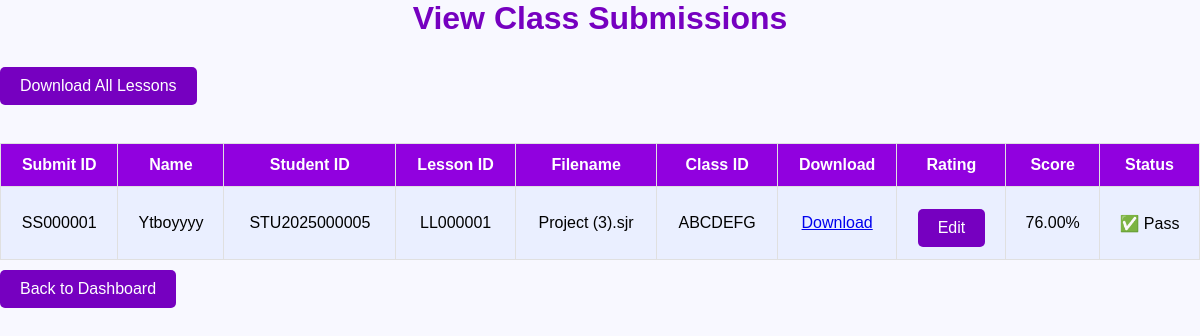
The page /teacher/view_submissions.php (signed in) on the database its author committed.
### tables this page shows
CREATE TABLE `student_submit` (
  `submit_id` varchar(20) NOT NULL,
  `student_id` varchar(255) NOT NULL,
  `class_id` varchar(20) NOT NULL,
  `lesson_id` varchar(255) NOT NULL,
  `filename` varchar(255) NOT NULL,
  `filepath` varchar(255) NOT NULL,
  `upload_time` timestamp NOT NULL DEFAULT current_timestamp(),
  `score` decimal(5,2) DEFAULT NULL
);

CREATE TABLE `student` (
  `student_id` varchar(20) NOT NULL,
  `S_Username` varchar(50) NOT NULL,
  `S_Password` varchar(200) NOT NULL,
  `S_Mail` varchar(100) NOT NULL,
  `identity` enum('student') NOT NULL DEFAULT 'student',
  `reset_token` varchar(64) DEFAULT NULL,
  `reset_token_expires` datetime DEFAULT NULL,
  `student_average` decimal(5,2) DEFAULT NULL
);

CREATE TABLE `student_class` (
  `student_class_id` varchar(20) NOT NULL,
  `student_id` varchar(20) NOT NULL,
  `class_id` varchar(20) NOT NULL,
  `enroll_date` timestamp NOT NULL DEFAULT current_timestamp()
);

### teacher/view_submissions.php (the view, shortened to what this page needs)
<?php
include '../phpfile/connect.php';
$teacher_id = $_SESSION['user_id'];
?>
<!DOCTYPE html>
<html lang="en">
<head>
    <link rel="stylesheet" href="../cssfile/headeraf.css">
    <link rel="stylesheet" href="../cssfile/view_ssub.css">
</head>
<body>
    <h2>View Class Submissions</h2>
    <button onclick="downloadAll()">Download All Lessons</button><br><br>
    <table border="1">
        <thead>
            <tr>
                <th>Submit ID</th>
                <th>Name</th>
                <th>Student ID</th>
                <th>Lesson ID</th>
                <th>Filename</th>
                <th>Class ID</th>
                <th>Download</th>
                <th>Rating</th>
                <th>Score</th>
                <th>Status</th>
            </tr>
        </thead>
        <tbody>
        <?php
        $class_query = "SELECT tc.class_id, c.class_name
                       FROM teacher_class tc
                       JOIN class c ON tc.class_id = c.class_id
                       WHERE tc.teacher_id = '$teacher_id'";
        $class_result = mysqli_query($connect, $class_query);
        $class_ids = [];
        $class_names = [];
        while ($row = mysqli_fetch_assoc($class_result)) {
            $class_ids[] = "'" . $row['class_id'] . "'";
            $class_names[$row['class_id']] = $row['class_name'];
        }
        if (!empty($class_ids)) {
            $class_id_list = implode(",", $class_ids);
            $query = "
                SELECT ss.*, s.S_username, s.student_id, ss.lesson_id, cw.expire_date,
                       sc.class_id, l.grading_criteria
                FROM student_submit ss
                JOIN student s ON ss.student_id = s.student_id
                JOIN student_class sc ON s.student_id = sc.student_id
                JOIN class_work cw ON ss.lesson_id = cw.lesson_id
                JOIN lessons l ON ss.lesson_id = l.lesson_id
                WHERE sc.class_id IN ($class_id_list)
                ORDER BY sc.class_id, ss.upload_time DESC
            ";
            $result = mysqli_query($connect, $query);
            if (mysqli_num_rows($result) > 0) {
                while ($row = mysqli_fetch_assoc($result)) {
                    $current_time = date('Y-m-d H:i:s');
                    $is_within_deadline = $current_time <= $row['expire_date'];
                    $class_name = $class_names[$row['class_id']] ?? $row['class_id'];
        ?>
            <tr>
                <td><?= $row['submit_id'] ?></td>
                <td><?= $row['S_username'] ?></td>
                <td><?= $row['student_id'] ?></td>
                <td><?= $row['lesson_id'] ?></td>
                <td><?= $row['filename'] ?></td>
                <td><?= $class_name ?></td>
                <td>
                    <a href="../Student/<?= $row['filepath'] ?>" download>Download</a>
                </td>
                <td>
                    <?php if ($is_within_deadline): ?>
                        <button onclick="openRatingModal('<?= $row['submit_id'] ?>', '<?= $row['student_id'] ?>', '<?= $row['lesson_id'] ?>')">
                            <?= $row['score'] !== null ? 'Edit' : 'Rate' ?>
                        </button>
                    <?php else: ?>
                        <span>Rating closed</span>
                    <?php endif; ?>
                </td>
                <td><?= $row['score'] !== null ? $row['score'] . '%' : 'Not graded' ?></td>
                <td>
                    <?php
                    if ($row['score'] === null) {
                        echo 'Not graded';
                    } else {
                        echo $row['score'] >= 40 ? '✅ Pass' : '❌ Fail';
                    }
                    ?>
                </td>
            </tr>
        <?php
                }
            } else {
                echo "<tr><td colspan='10'>No submissions found for your classes.</td></tr>";
            }
        } else {
            echo "<tr><td colspan='10'>You are not assigned to any classes.</td></tr>";
        }
        ?>
        </tbody>
    </table>
    <button onclick="location.href='Main_page.php'">Back to Dashboard</button>
</body>
</html>

### cssfile/headeraf.css (style rules this page uses)
body { background-size: cover; background-repeat: no-repeat; background-position: center; font-family: 'Times New Roman', Times, serif; }

### cssfile/view_ssub.css (style rules this page uses)
* { margin: 0; padding: 0; }
body, html { min-height: 100vh; color: var(--text-dark); font-family: Arial, sans-serif; background-color: var(--background); }
h2 { font-size: 2rem; color: var(--primary-color); margin-bottom: 20px; text-align: center; }
table { width: 100%; border-collapse: collapse; margin-top: 20px; }
table th, table td { padding: 12px; text-align: center; border: 1px solid var(--grey); }
table th { background-color: var(--secondary-color); color: var(--white); }
table td { background-color: var(--third-color); }
button { padding: 10px 20px; font-size: 1rem; background-color: var(--primary-color); color: var(--white); border: none; border-radius: 5px; cursor: pointer; margin-top: 10px; }

### cssfile/global.css (style rules this page uses)
:root { --primary-color: #7600c0; --secondary-color: #9101df; --third-color: #eaefff; --text-dark: black; --text-light: rgb(97, 97, 97); --white: white; --grey: #e0e0e0; --background:#F8F8FF; }
* { margin: 0; padding: 0; }
body, html { min-height: 100vh; color: #000; }

### rows shown on the page
student_submit: submit_id "SS000001", student.S_Username "Ytboyyyy", student.student_id "STU2025000005", lesson "LL000001", filename "Project (3).sjr", student_class.class_id "ABCDEFG", shows "Edit", score "76.00", shows "✅ Pass"
